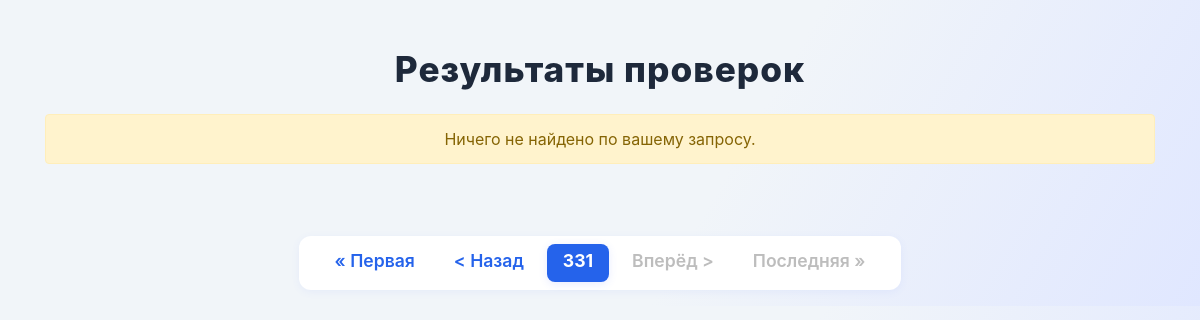
Page /?page=331 on the earlier database version.
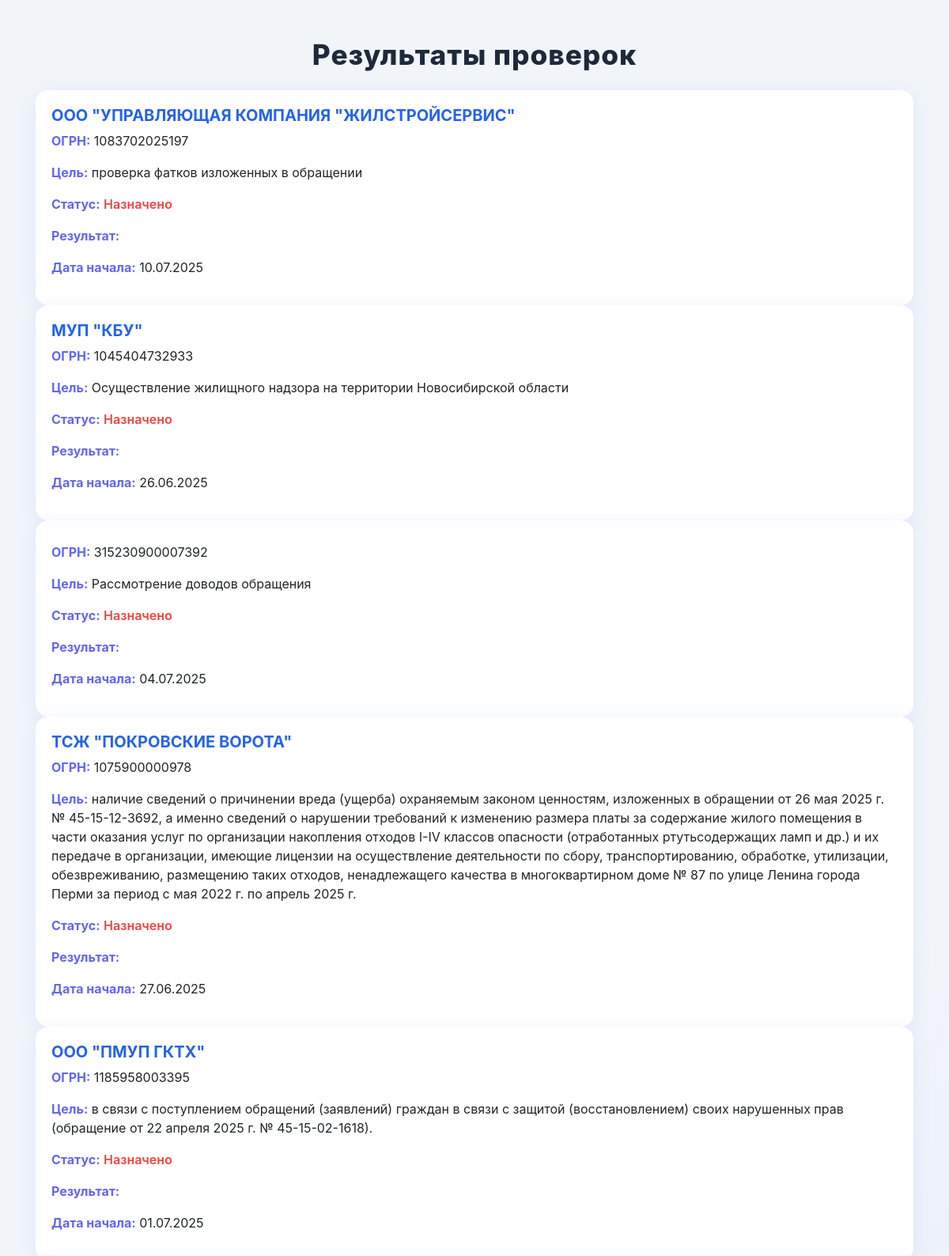
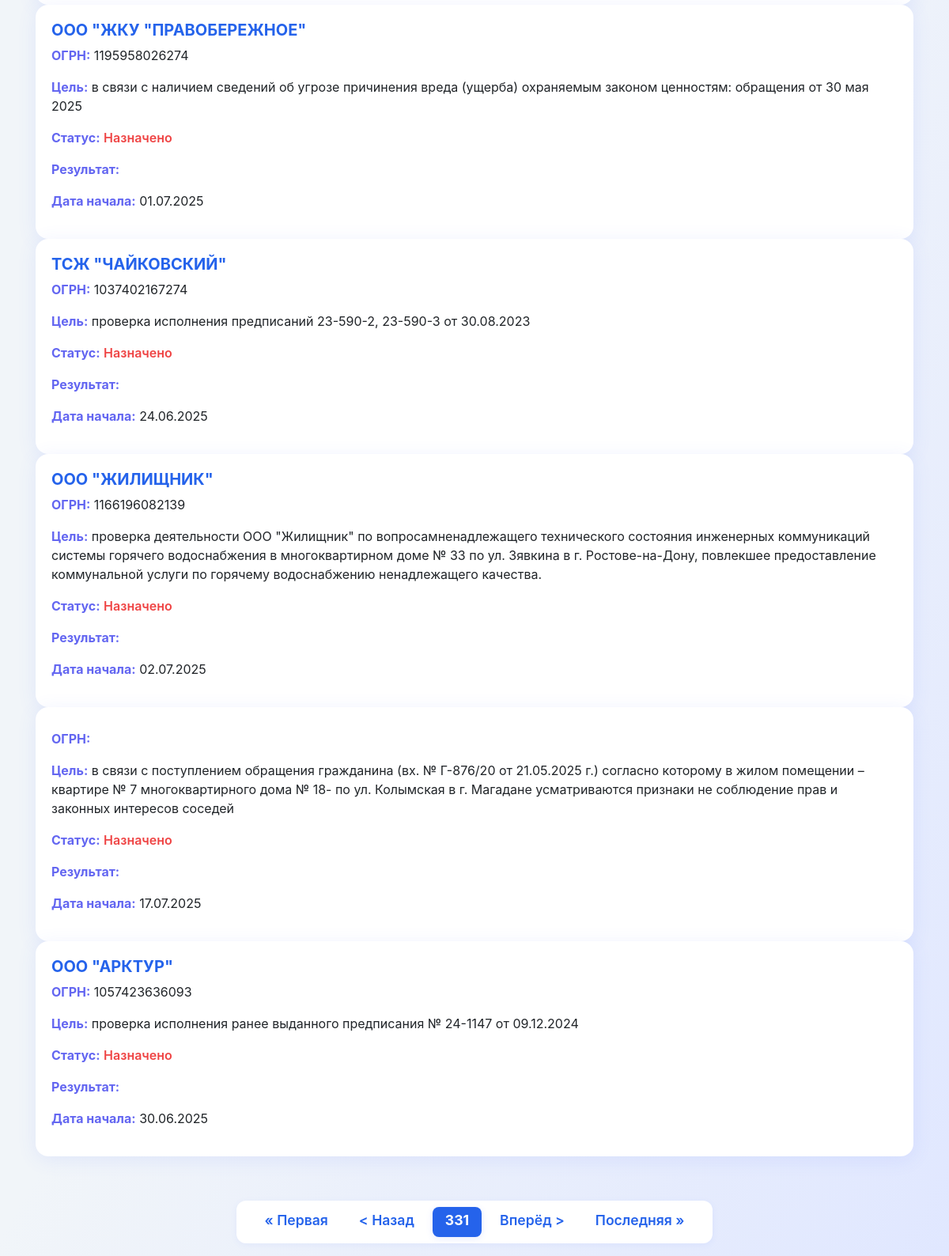
Same page on the later database version (2 pictures, top to bottom).
### tables this page shows
CREATE TABLE inspections (
        id INTEGER PRIMARY KEY AUTOINCREMENT,
        entity_name TEXT, ogrn TEXT, purpose TEXT, status TEXT, result TEXT, examStartDate TEXT
    );

### app.py (the view)
@app.get("/", response_class=HTMLResponse)
async def index(request: Request, page: int = Query(1, ge=1)):
    offset = (page - 1) * PAGE_SIZE
    conn = await get_db_connection()
    cursor = await conn.cursor()
    await cursor.execute('SELECT COUNT(*) FROM inspections')
    total_row = await cursor.fetchone()
    total = total_row[0]
    total_pages = (total + PAGE_SIZE - 1) // PAGE_SIZE
    await cursor.execute('SELECT * FROM inspections ORDER BY id LIMIT ? OFFSET ?', (PAGE_SIZE, offset))
    rows = await cursor.fetchall()
    await conn.close()
    return templates.TemplateResponse("index.html", {
        "request": request,
        "rows": rows,
        "page": page,
        "total_pages": total_pages
    })

### templates/index.html (shortened to what this page needs)
<!DOCTYPE html>
<html lang="ru">
<head>
  <link href="/static/bootstrap.min.css" rel="stylesheet">
</head>
<body>
  <div class="container mt-5">
    <h1 class="text-center mb-4">Результаты проверок</h1>
    <div class="row row-cols-1 g-4">
      {% for row in rows %}
        <div class="col">
          <div class="card inspection-card h-100">
            <div class="card-body">
              <h5 class="card-title">{{ row.entity_name }}</h5>
              <p class="card-text"><strong>ОГРН:</strong> {{ row.ogrn }}</p>
              <p class="card-text"><strong>Цель:</strong> {{ row.purpose }}</p>
              {% set status_class = 'success' if 'Завершена' in row.status else 'warning' if 'Назначена' in row.status else 'danger' %}
              <p class="card-text"><strong>Статус:</strong> <span class="status-{{ status_class }}">{{ row.status }}</span></p>
              <p class="card-text"><strong>Результат:</strong> <span class="{{ result_class }}">{{ row.result }}</span></p>
              <p class="card-text"><strong>Дата начала:</strong> {{ row.examStartDate }}</p>
            </div>
          </div>
        </div>
      {% endfor %}
      {% if rows|length == 0 %}
        <div class="col">
          <div class="alert alert-warning text-center">Ничего не найдено по вашему запросу.</div>
        </div>
      {% endif %}
    </div>
    <div class="pagination-container">
      <ul class="pagination">
        {% if page > 1 %}
          <li class="page-item"><a class="page-link" href="?page=1{% if request.query_params.get('q') %}&q={{ request.query_params.get('q') }}{% endif %}" aria-label="Первая страница">&laquo; Первая</a></li>
          <li class="page-item"><a class="page-link" href="?page={{ page-1 }}{% if request.query_params.get('q') %}&q={{ request.query_params.get('q') }}{% endif %}" aria-label="Назад">&lt; Назад</a></li>
        {% else %}
          <li class="page-item disabled"><span class="page-link">&laquo; Первая</span></li>
          <li class="page-item disabled"><span class="page-link">&lt; Назад</span></li>
        {% endif %}
        <li class="page-item active"><span class="page-link">{{ page }}</span></li>
        {% if page < total_pages %}
          <li class="page-item"><a class="page-link" href="?page={{ page+1 }}{% if request.query_params.get('q') %}&q={{ request.query_params.get('q') }}{% endif %}" aria-label="Вперёд">Вперёд &gt;</a></li>
          <li class="page-item"><a class="page-link" href="?page={{ total_pages }}{% if request.query_params.get('q') %}&q={{ request.query_params.get('q') }}{% endif %}" aria-label="Последняя страница">Последняя &raquo;</a></li>
        {% else %}
          <li class="page-item disabled"><span class="page-link">Вперёд &gt;</span></li>
          <li class="page-item disabled"><span class="page-link">Последняя &raquo;</span></li>
        {% endif %}
      </ul>
    </div>
  </div>
</body>
</html>

Differences in the rows shown:
added inspections: entity_name "ООО \"УПРАВЛЯЮЩАЯ КОМПАНИЯ \"ЖИЛСТРОЙСЕРВИС\"", ogrn "1083702025197", purpose "проверка фатков изложенных в обращении", status "Назначено", examStartDate "10.07.2025"
added inspections: entity_name "МУП \"КБУ\"", ogrn "1045404732933", purpose "Осуществление жилищного надзора на территории Новосибирской области", status "Назначено", examStartDate "26.06.2025"
added inspections: ogrn "315230900007392", purpose "Рассмотрение доводов обращения", status "Назначено", examStartDate "04.07.2025"
added inspections: entity_name "ТСЖ \"ПОКРОВСКИЕ ВОРОТА\"", ogrn "1075900000978", purpose "наличие сведений о причинении вреда (ущерба) охраняемым законом ценностям, изложенных в обращении от 26 мая 2025 г. № 45-15-12-3692, а именно сведений о нарушении требований к изменению размера платы за содержание жилого помещения в части оказания услуг по организации накопления отходов I-IV классов опасности (отработанных ртутьсодержащих ламп и др.) и их передаче в организации, имеющие лицензии на осуществление деятельности по сбору, транспортированию, обработке, утилизации, обезвреживанию, размещению таких отходов, ненадлежащего качества в многоквартирном доме № 87 по улице Ленина города Перми за период с мая 2022 г. по апрель 2025 г.", status "Назначено", examStartDate "27.06.2025"
added inspections: entity_name "ООО \"ПМУП ГКТХ\"", ogrn "1185958003395", purpose "в связи с поступлением обращений (заявлений) граждан в связи с защитой (восстановлением) своих нарушенных прав (обращение от 22 апреля 2025 г. № 45-15-02-1618).", status "Назначено", examStartDate "01.07.2025"
added inspections: entity_name "ООО \"ЖКУ \"ПРАВОБЕРЕЖНОЕ\"", ogrn "1195958026274", purpose "в связи с наличием сведений об угрозе причинения вреда (ущерба) охраняемым законом ценностям: обращения от 30 мая 2025", status "Назначено", examStartDate "01.07.2025"
added inspections: entity_name "ТСЖ \"ЧАЙКОВСКИЙ\"", ogrn "1037402167274", purpose "проверка исполнения предписаний 23-590-2, 23-590-3 от 30.08.2023", status "Назначено", examStartDate "24.06.2025"
added inspections: entity_name "ООО \"ЖИЛИЩНИК\"", ogrn "1166196082139", purpose "проверка деятельности ООО \"Жилищник\" по вопросамненадлежащего технического состояния инженерных коммуникаций системы горячего водоснабжения в многоквартирном доме № 33 по ул. Зявкина в г. Ростове-на-Дону, повлекшее предоставление коммунальной услуги по горячему водоснабжению ненадлежащего качества.", status "Назначено", examStartDate "02.07.2025"
added inspections: purpose "в связи с поступлением обращения гражданина (вх. № Г-876/20 от 21.05.2025 г.) согласно которому в жилом помещении – квартире № 7 многоквартирного дома № 18- по ул. Колымская в г. Магадане усматриваются признаки не соблюдение прав и законных интересов соседей", status "Назначено", examStartDate "17.07.2025"
added inspections: entity_name "ООО \"АРКТУР\"", ogrn "1057423636093", purpose "проверка исполнения ранее выданного предписания № 24-1147 от 09.12.2024", status "Назначено", examStartDate "30.06.2025"
Other differences:
text no longer shown: "Ничего не найдено по вашему запросу."
